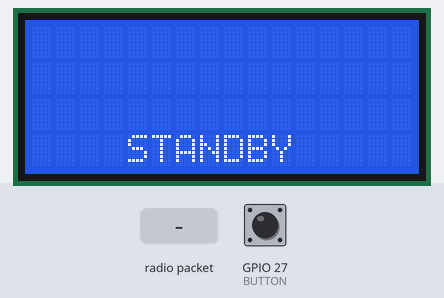
The sketch below on a simulated ESP32. On the bench: 16×4 character LCD. The test bench sets the inputs (shaded band); at power-on: GPIO 27 (BUTTON) HIGH. No radio packets arrive unless stated; what the sketch prints to the serial monitor is not drawn.

Above: at 6.2 s.
6.3 s: radio packet "0LW" arrives
At 7.2 s:
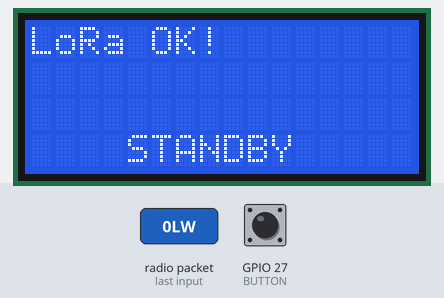
9.3 s: radio packet "1" arrives
At 10.3 s:
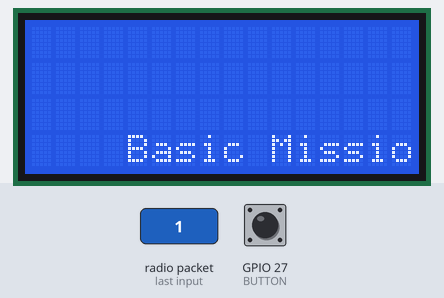
10.8 s: radio packet "0" arrives
At 11.7 s:
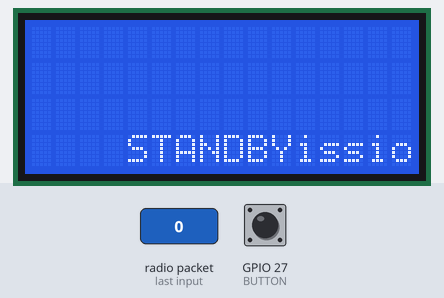
12.3 s: radio packet "2" arrives
At 12.9 s:
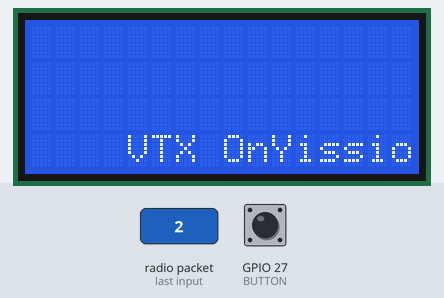
13.8 s: radio packet "3" arrives
At 14.3 s:
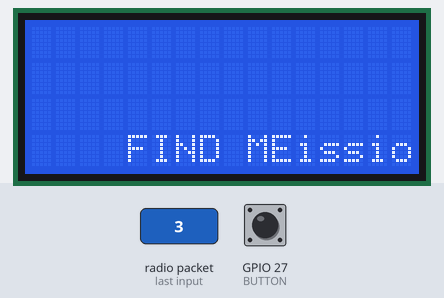
15.3 s: GPIO 27 (BUTTON) pulled LOW for 0.15 s
At 16.5 s:
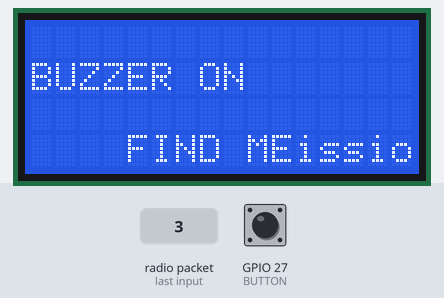
Timing chart, 0 to 17.9 s (numbered marks = the images above; inputs shaded):
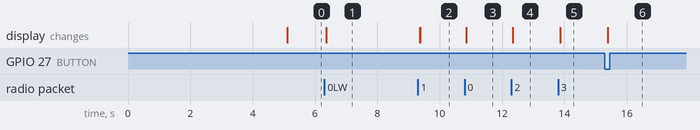

The sketch:

base.ino
```cpp
#include <SPI.h>
#include <LoRa.h>
#include "LoRaModule.h"
#include <LiquidCrystal_I2C.h>

//============================================================//
// Standby Mode: "0", LoRa Working: "0LW"                     //
// Basic Mission: "1"                                         //
// VTX On: "2"                                                //
// Find Me Mode: "3", Buzzer: "3B"                            //
//============================================================//


// Ορισμός των pins σύμφωνα με το υλικό σας
#define SS_PIN 5
#define RST_PIN 14
#define DIO0_PIN 2

// Set button pins
#define BUTTON 27
// define LED pin:
//******************//

// set the LCD number of columns and rows
int lcdColumns = 16;
int lcdRows = 4;

// CanSat Mode
String cansat_mode = "0";


// Δημιουργία αντικειμένου LoRaModule με συχνότητα 868E6 και sync word 0xF3
LoRaModule lora(SS_PIN, RST_PIN, DIO0_PIN, 433E6, 0xF3);

// Δημιουργία αντικειμένου LCD
LiquidCrystal_I2C lcd(0x27, lcdColumns, lcdRows);

void setup() {
    Serial.begin(9600);
    // initialize LCD
    lcd.init();
    // turn on LCD backlight
    lcd.backlight();

    // Set button mode to pullup
    pinMode(BUTTON, INPUT_PULLUP);
    // pinMode(led_pin, OUTPUT);
    // digitalWrite(led_pin, LOW);

    while (!Serial);
    Serial.println("LoRa Receiver using LoRaModule");

    lora.begin();
    Serial.println("LoRa Initializing OK!");
    lcd.setCursor(0,0);
    lcd.print("LoRa OK!");
    delay(5000);
    lcd.clear();

}

void loop() {

int button_state = digitalRead(BUTTON);

// Standby Mode
  if (cansat_mode == "0"){
    Serial.println("Standby Mode");
    lcd.setCursor(0, 3);
    lcd.print("STANDBY");

    if (button_state == LOW){
      lora.sendString("1"); // Message to cansat to start Basic Mission
    }
  }

// Basic Mission
  if (cansat_mode == "1"){
    Serial.println("Basic Missiopn");
    lcd.setCursor(0, 3);
    lcd.print("Basic Mission");

    if (button_state == LOW){
      lora.sendString("2"); // Messagew to cansat to turn on VTX
    }
  }

// VTX On
  if (cansat_mode == "2"){
    Serial.println("VTX On");
    lcd.setCursor(0, 3);
    lcd.print("VTX On");

    if (button_state == LOW){
      lora.sendString("3"); // Message to cansat to enter Find Me Mode
    }
  }

// Find Me Mode
  if (cansat_mode == "3"){
    Serial.println("Find Me Mode");
    lcd.setCursor(0, 3);
    lcd.print("FIND ME");

    if (button_state == LOW){
      lora.sendString("3B"); // Message to cansat to turn buzzer on
      Serial.println("buzzer on");
      lcd.setCursor(0, 1);
      lcd.print("BUZZER ON");
      delay(3000);
    }
  }


  LoRaData packet = lora.receivePacket();

  // Αν υπάρχει ληφθέν πακέτο, εμφανίζουμε το μήνυμα και το RSSI
  if (packet.message.length() > 0) {
    Serial.print("Received packet '");
    Serial.print(packet.message);
    Serial.print("' with RSSI ");
    Serial.println(packet.rssi);
  }

  //LoRa working on Standby Mode
  if (packet.message == "0LW"){
    Serial.println("LoRa OK!");
    lcd.setCursor(0,0);
    lcd.print("LoRa OK!");
    delay(3000);
    lcd.clear();
  }

  if (packet.message == "0"){
    cansat_mode = "0"; // Standby Mode
  }
  if (packet.message == "1"){
    cansat_mode = "1"; // Basic Mission
  }
  if (packet.message == "2"){
    cansat_mode = "2"; // VTX On
  }
  if (packet.message == "3"){
    cansat_mode = "3"; // Find Me Mode
  }

}
```

LoRaModule.cpp
```cpp
#include "LoRaModule.h"

LoRaModule::LoRaModule(int ssPin, int rstPin, int dio0Pin, long freq, int sync) {
  ss = ssPin;
  rst = rstPin;
  dio0 = dio0Pin;
  frequency = freq;
  syncWord = sync;
}

void LoRaModule::begin() {
  // Ρύθμιση των pins του LoRa module
  LoRa.setPins(ss, rst, dio0);

  // Εκκίνηση με τη σωστή συχνότητα (π.χ. 868E6 για Ευρώπη)
  while (!LoRa.begin(frequency)) {
    delay(500);
  }
  // Ορισμός του sync word ώστε να ταιριάζει με τον αποστολέα
  LoRa.setSyncWord(syncWord);
}

void LoRaModule::sendString(String message) {
  LoRa.beginPacket();
  LoRa.print(message);
  LoRa.endPacket();
}

LoRaData LoRaModule::receivePacket() {
  LoRaData data;
  data.message = "";
  data.rssi = 0;

  // Έλεγχος για ληφθέν πακέτο
  int packetSize = LoRa.parsePacket();
  if (packetSize) {
    while (LoRa.available()) {
      data.message += (char)LoRa.read();
    }
    data.rssi = LoRa.packetRssi();
  }
  return data;
}
```

LoRaModule.h
```cpp
#ifndef LORAMODULE_H
#define LORAMODULE_H

#include <Arduino.h>
#include <LoRa.h>

// Δομή για πακέτο LoRa που περιέχει το μήνυμα και το RSSI
struct LoRaData {
  String message;
  int rssi;
};

class LoRaModule {
  private:
    int ss;
    int rst;
    int dio0;
    long frequency;
    int syncWord;

  public:
    LoRaModule(int ssPin, int rstPin, int dio0Pin, long freq, int sync);
    void begin();
    void sendString(String message);
    // Λήψη πακέτου που επιστρέφει το μήνυμα και το RSSI
    LoRaData receivePacket();
};

#endif
```

Measured:
- after the input at 6.3 s, the display: changes after 0.05 s (image 1)
- after the input at 9.3 s, the display: first differs from a run without the input after 0.08 s (image 2)
- after the input at 10.8 s, the display: changes after 0.05 s (image 3)
- after the input at 12.3 s, the display: changes after 0.05 s (image 4)
- after the input at 13.8 s, the display: changes after 0.06 s (image 5)
- after the input at 15.3 s, the display: changes after 0.09 s (image 6)
